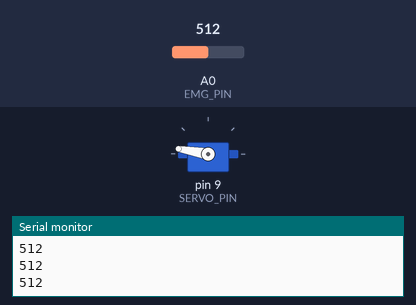
Bench run of a sketch on a simulated Arduino Uno, built with avr-gcc and run on an emulated ATmega328P. Shown: servo, the last lines printed to the serial monitor. The inputs (shaded band) are chosen by the test bench; at power-on: A0 (EMG_PIN) = 512.

Above: at 1.2 s.
1.3 s: A0 (EMG_PIN) set to 458
2.8 s: A0 (EMG_PIN) set to 436
At 4.0 s:
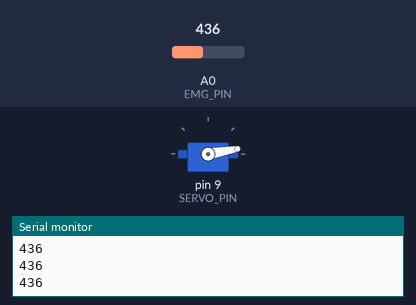
4.3 s: A0 (EMG_PIN) set to 460
At 5.3 s:
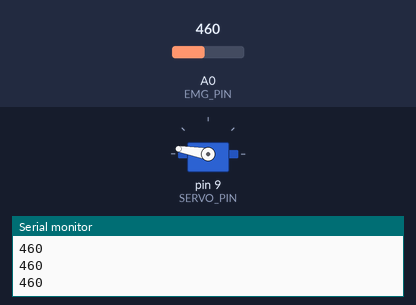
5.8 s: A0 (EMG_PIN) set to 440
At 6.6 s:
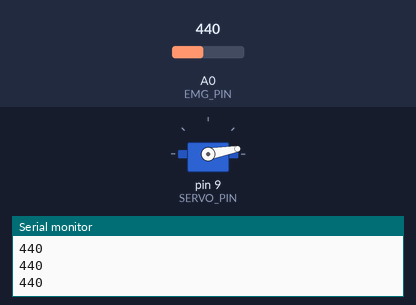
Timing chart, 0 to 8.3 s (numbered marks = the images above; inputs shaded):
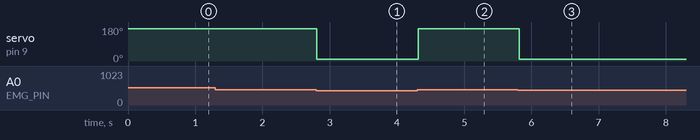

The sketch:

EMG_sensor_servo_test.ino
```cpp
#include <Servo.h>

#define THRESHOLD 450
#define EMG_PIN 0
#define SERVO_PIN 9

Servo SERVO_1;


void setup() {
    Serial.begin(9600);
    SERVO_1.attach(SERVO_PIN);
}

void loop() {
    int value = analogRead(EMG_PIN);

    if (value > THRESHOLD) {
        SERVO_1.write(170);
    } else {
        SERVO_1.write(10);
    }

    Serial.println(value);
    delay(100);
}
```

Measured:
- the behaviour switches between 451 and 450 on A0 (EMG_PIN) (found by bisection; images 0 and 1)
- after the input at 2.8 s, servo on pin 9 (SERVO_PIN): 170° → 10° at once
- after the input at 4.3 s, servo on pin 9 (SERVO_PIN): 10° → 170° at once
- after the input at 5.8 s, servo on pin 9 (SERVO_PIN): 170° → 10° at once
